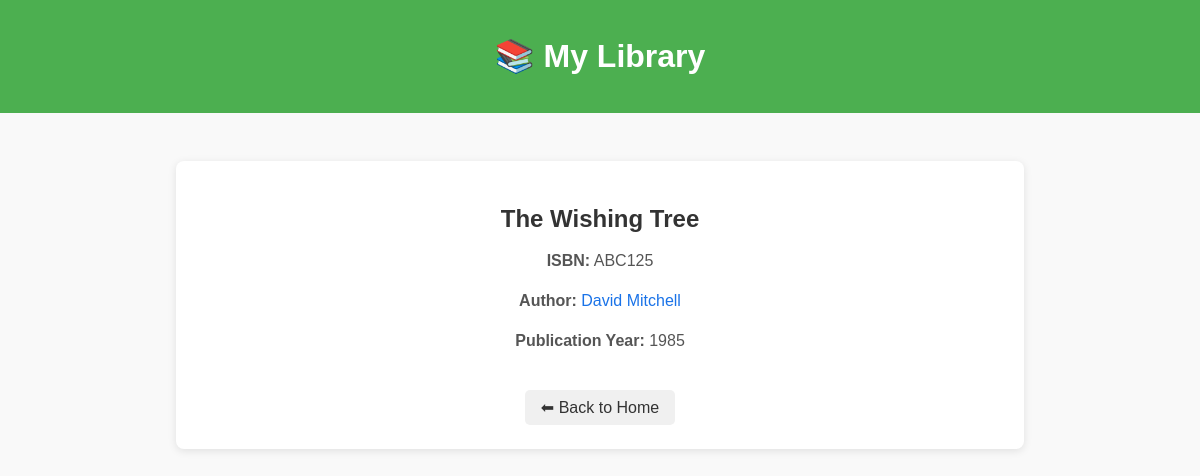
/book/4, run on the app's committed database.
### data_models.py (models this page shows, shortened)
class Book(db.Model):
    __tablename__ = 'books'
    id = db.Column(db.Integer, primary_key=True, autoincrement=True)
    isbn = db.Column(db.String(100))
    title = db.Column(db.String(100))
    publication_year = db.Column(db.Integer)
    author_id = db.Column(db.Integer, db.ForeignKey('authors.id'))
    rating = db.Column(db.Float)
    author = db.relationship('Author', backref='books')

class Author(db.Model):
    __tablename__ = 'authors'
    id = db.Column(db.Integer, primary_key=True, autoincrement=True)
    name = db.Column(db.String(100))
    birth_date = db.Column(db.String(100))
    date_of_death = db.Column(db.String(100))

### app.py (the view)
@app.route("/book/<int:book_id>", methods = ['GET'])
def book_detail(book_id):
    book = Book.query.get_or_404(book_id)
    return render_template('book_detail.html', book = book)

### templates/book_detail.html (shortened to what this page needs)
{% extends "base.html" %}
{% block content %}
<div class="detail-page">
    <h2>{{ book.title }}</h2>
    <p><strong>ISBN:</strong> {{ book.isbn }}</p>
    <p><strong>Author:</strong> <a href="{{ url_for('author_detail', author_id=book.author.id) }}">{{ book.author.name }}</a></p>
    <p><strong>Publication Year:</strong> {{ book.publication_year }}</p>
    <a href="{{ url_for('home') }}" class="back-link">⬅ Back to Home</a>
</div>
{% endblock %}

### static/css/style.css (style rules this page uses)
body { font-family: Arial, sans-serif; margin: 0; padding: 0; background: #f9f9f9; color: #333; text-align: center; }
.detail-page { max-width: 800px; margin: 2rem auto; padding: 1.5rem; background: white; border-radius: 8px; box-shadow: 0 2px 8px rgba(0,0,0,0.1); font-family: Arial, sans-serif; }
.detail-page h2 { margin-bottom: 1rem; color: #333; }
.detail-page p { margin-bottom: 0.8rem; line-height: 1.5; color: #555; }
.detail-page a { color: #1a73e8; text-decoration: none; transition: color 0.2s; }
.detail-page a.back-link { display: inline-block; margin-top: 1.5rem; padding: 0.5rem 1rem; background: #f0f0f0; border-radius: 5px; color: #333; text-decoration: none; transition: background 0.2s; }
a { text_decoration:none !important; }
.detail-page a ,.home a { text-decoration: none; }
.detail-page a, .detail-page a:hover, .detail-page a:focus { text-decoration: none; }

### data on the page
Book: title "The Wishing Tree", isbn "ABC125", publication_year "1985"
Author: author.name "David Mitchell"
